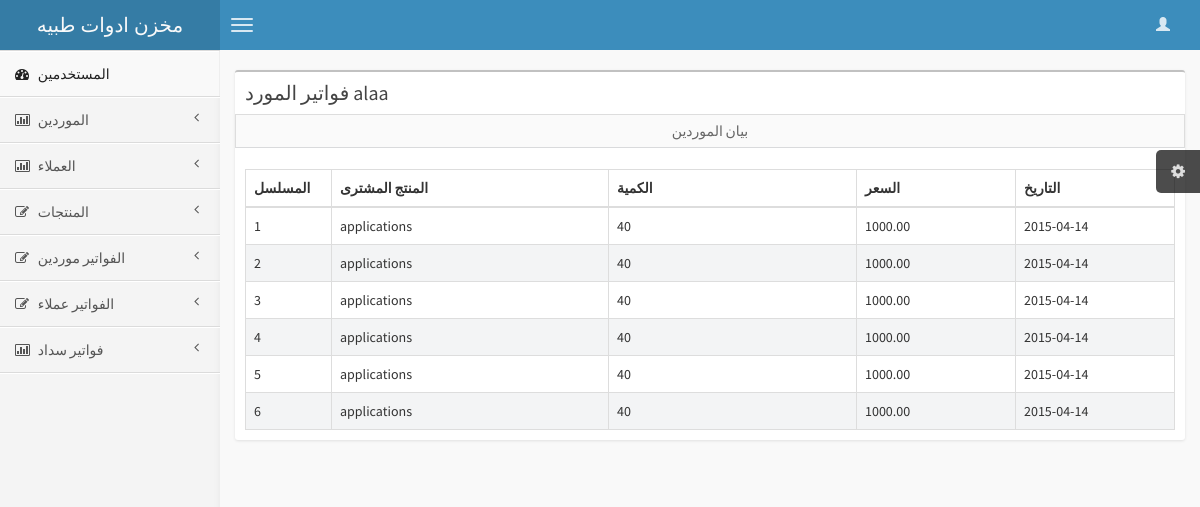
Screenshot of /supplier_bill.php?id=1 (signed in) with the database file from the repository.
### tables this page shows
CREATE TABLE IF NOT EXISTS `suppliers` (
  `id` int(11) NOT NULL AUTO_INCREMENT,
  `supplier_name` text NOT NULL,
  `address` text NOT NULL,
  `phone` varchar(100) NOT NULL,
  `debts` decimal(10,2) NOT NULL,
  PRIMARY KEY (`id`)
);

CREATE TABLE IF NOT EXISTS `bill_products` (
  `id` int(11) NOT NULL AUTO_INCREMENT,
  `product_id` int(11) NOT NULL,
  `quantity` int(11) NOT NULL,
  `price` decimal(10,2) NOT NULL,
  `supplier_id` int(11) NOT NULL,
  `time` date NOT NULL,
  `bill_num` int(11) NOT NULL,
  PRIMARY KEY (`id`)
);

CREATE TABLE IF NOT EXISTS `products` (
  `id` int(11) NOT NULL AUTO_INCREMENT,
  `product_name` text NOT NULL,
  `supplier_id` text NOT NULL,
  `original_price` decimal(10,3) NOT NULL,
  `quantity` int(11) NOT NULL,
  `product_price` decimal(10,3) NOT NULL,
  PRIMARY KEY (`id`)
);

### supplier_bill.php (the view)
<?php require 'sidebar.php'; ?>
<section class="content">
	<div class="row">
		<div class="col-xs-12">
			<div class="box">
				<div class="box-header">
					<?php if (isset($_GET['id'])) {
						$id=$_GET['id'];
						require 'connection.php';
						$query4=$conn->query("SELECT supplier_name FROM suppliers WHERE id=$id");
						$result4=$query4->fetch(PDO::FETCH_ASSOC);
						extract($result4);
						echo "<h3 class='box-title'>فواتير المورد $supplier_name </h3>";
					} ?>
					<input class="btn btn-default btn-block btn-flat" type="button" value="بيان الموردين" onclick="window.print()">
				</div>
				<div class="box-body table-responsive">
					<div id="example1_wrapper" class="dataTables_wrapper form-inline" role="grid">
						<div class="row">
							<div class="col-xs-6">
							</div>
							<div class="col-xs-6">
							</div>
						</div>
						<table id="example1" class="table table-bordered table-striped dataTable" aria-describedby="example1_info">
							<thead>
								<tr role="row">
									<th>المسلسل</th>
									<th class="sorting" role="columnheader" tabindex="0" aria-controls="example1" rowspan="1" colspan="1" aria-label="Browser: activate to sort column ascending" style="width: 277px;">المنتج المشترى</th>
									<th class="sorting" role="columnheader" tabindex="0" aria-controls="example1" rowspan="1" colspan="1" aria-label="Platform(s): activate to sort column ascending" style="width: 248px;">الكمية</th>
									<th class="sorting" role="columnheader" tabindex="0" aria-controls="example1" rowspan="1" colspan="1" aria-label="Engine version: activate to sort column ascending" style="width: 159px;">السعر</th>
									<th class="sorting" role="columnheader" tabindex="0" aria-controls="example1" rowspan="1" colspan="1" aria-label="Engine version: activate to sort column ascending" style="width: 159px;">التاريخ</th>
								</tr>
							</thead>
							<tbody role="alert" aria-live="polite" aria-relevant="all"><tr class="odd">
								<?php
								$sql="SELECT * FROM bill_products WHERE supplier_id=$id ";
								$query=$conn->query($sql);
								$i=1;
								while ($result=$query->fetch(PDO::FETCH_ASSOC)) {
									extract($result);
									$query3=$conn->query("SELECT product_name FROM products WHERE id=$product_id");
									$result3=$query3->fetch(PDO::FETCH_ASSOC);
									extract($result3);
									echo "<tr class='even'>
									<td>$i</td>
									<td class=''>$product_name</td>
									<td class=''>$quantity</td>
									<td class=''>$price</td>
									<td class=''>$time</td>
									</tr>";
									$i++;
								}
								?>
							</tbody>
						</table>
					</div>
				</div>
			</div>
		</div>
	</section>
	<?php require 'footer.php'; ?>

### rows the page displays
suppliers: supplier_name "alaa"
bill_products: product.product_name "applications", quantity "40", price "1000.00", time "2015-04-14"
bill_products: product.product_name "applications", quantity "40", price "1000.00", time "2015-04-14"
bill_products: product.product_name "applications", quantity "40", price "1000.00", time "2015-04-14"
bill_products: product.product_name "applications", quantity "40", price "1000.00", time "2015-04-14"
bill_products: product.product_name "applications", quantity "40", price "1000.00", time "2015-04-14"
bill_products: product.product_name "applications", quantity "40", price "1000.00", time "2015-04-14"
